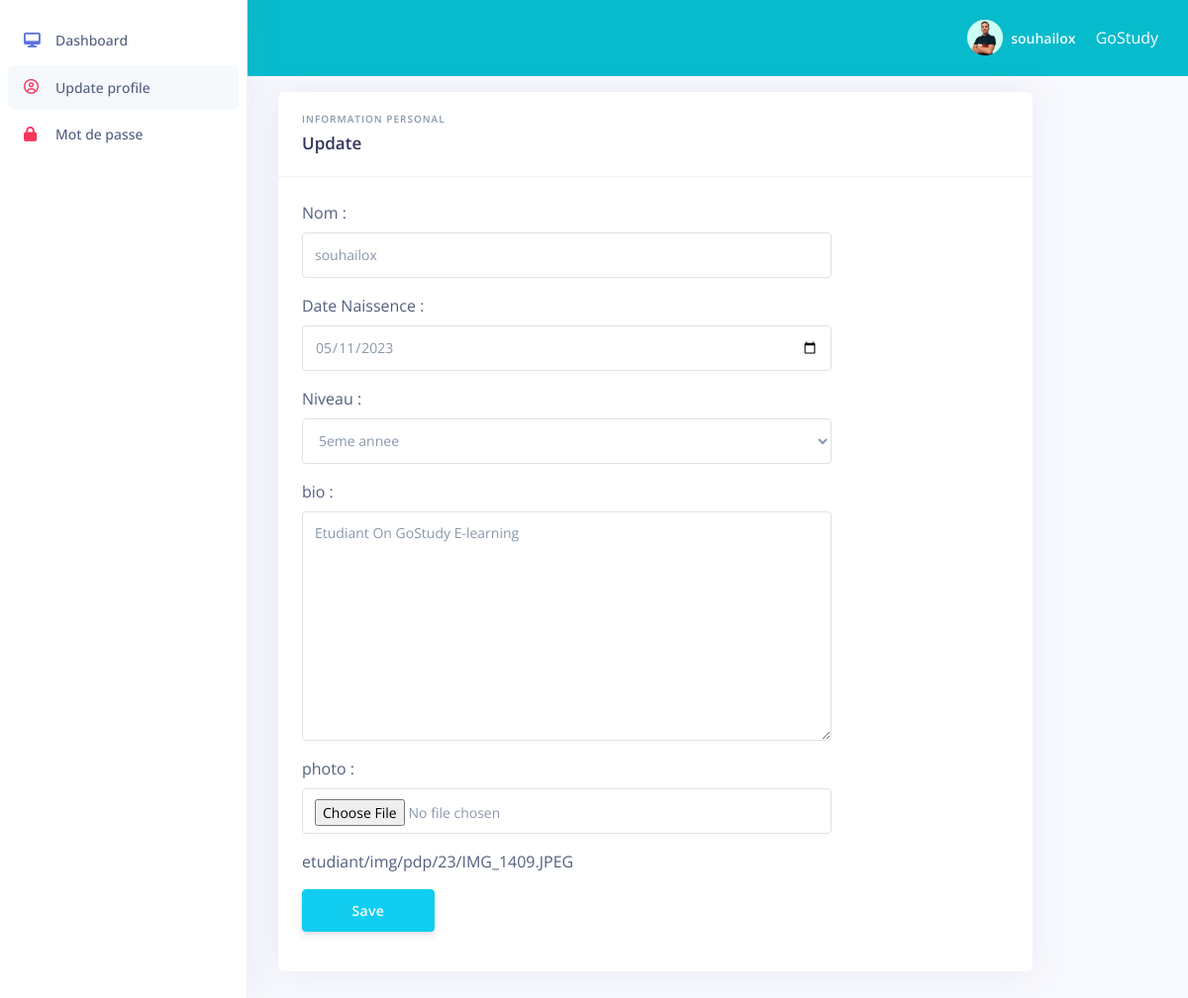
Screenshot of /etudiant/update/profile (signed in) with the database file from the repository.
### etudiant/models.py (models this page shows, shortened)
class etudiant(models.Model):
    user = models.OneToOneField(User, null=True,on_delete=models.CASCADE)
    nom = models.CharField(max_length=30)
    datenaissence = models.DateField(blank=True)
    photo = models.ImageField(upload_to='etudiant/img/pdp/%y',default='etudiant/img/pdp/23/def.png')
    levels = (
        ('1er annee','1er annee'),('2eme annee','2eme annee'),
        ('3eme annee','3eme annee'),('4eme annee','4eme annee'),
        ('5eme annee','5eme annee'),('6eme annee','6eme annee'),
    )
    NiveauEtudiant = models.CharField(max_length=50,choices=levels,blank=True)
    bio = models.TextField(null=True,blank=True,default="Etudiant On GoStudy E-learning")
    datecreation = models.DateTimeField(auto_now=True)
    course = models.ForeignKey(course,null=True,on_delete=models.CASCADE,blank=True)

### etudiant/views.py (the view)
# urls.py: path('update/profile',views.updateProfile,name='updateprofile'),
def updateProfile(request):
    et = etudiant.objects.all().get(user=request.user)
    if request.method == "POST":
       form =  etudForm(request.POST,request.FILES,instance=et)
       if form.is_valid():
            form.save()
    l = {
          'etd':et,
     }
    return render(request,'etudiant/update.html',l)

### templates/etudiant/update.html (shortened to what this page needs)
{% extends 'base/etudiant/navProfile.html' %}
{% block content %}
<div class="col-lg-10 m-3">
    <div class="card">
        <div class="card-header bg-transparent">
            <h6 class="text-uppercase text-muted ls-1 mb-1">information personal</h6>
            <h5 class="h3 mb-0">Update</h5>
        </div>
        <div class="card-body">
           <form action="" method="post" enctype="multipart/form-data">
            <div class="content w-75">
                <div class="mb-3">
            <label for="nom">Nom : </label>
            <input type="text" name="nom" id="" class="form-control" value="{{etd.nom}}">
                </div>
                <div class="mb-3">
            <label for="datenaissence">Date Naissence : </label>
            <input type="date" name="datenaissence" id="" class="form-control" value="{{etd.datenaissence|date:'Y-m-d'}}">
                </div>
                <div class="mb-3">
             <label for="Niveau">Niveau : </label>
            <select name="NiveauEtudiant" id="Niveau" class="form-control">
                {% if etd.NiveauEtudiant == '1er annee' %}
                            <option value="1er annee" selected>1er annee</option>
                            <option value="2eme annee">2eme annee</option>
                            <option value="3eme annee">3eme annee</option>
                            <option value="4eme annee">4eme annee</option>
                            <option value="5eme annee">5eme annee</option>
                            <option value="6eme annee">6eme annee</option>
                            {% elif etd.NiveauEtudiant == '5eme annee' %}
                            <option value="5eme annee" selected>5eme annee</option>
                            {% endif %}
            </select>
        </div>
        <div class="mb-3">
            <label for="bio">bio : </label>
            <textarea name="bio" id="" cols="30" rows="10" class="form-control">{{etd.bio}}</textarea>
        </div>
        <div class="mb-3">
            <label for="photo">photo : </label>
            <input type="file" name="photo" id="" class="form-control mb-3">
            {{etd.photo}}
        </div>
            <button type="submit" class="btn btn-info w-25" >Save</button>
            </div>
           </form>
        </div>
    </div>
</div>
{% endblock content %}

### templates/base/etudiant/navProfile.html (shortened to what this page needs)
{% load static %}
<head>
    <link rel="stylesheet" href="https://cdnjs.cloudflare.com/ajax/libs/font-awesome/5.15.2/css/all.min.css">
    <link rel="stylesheet" href="https://rawcdn.githack.com/Loopple/loopple-public-assets/ad60f16c8a16d1dcad75e176c00d7f9e69320cd4/argon-dashboard/css/nucleo/css/nucleo.css">
    <link rel="stylesheet" href="{% static 'profile/assets/css/theme.css' %}">
    <link rel="stylesheet" href="{% static 'profile/css/loopple/loopple.css' %}">
</head>
<body class="g-sidenav-show">
    <nav class="sidenav navbar navbar-vertical fixed-left navbar-expand-xs navbar-light bg-white loopple-fixed-start" id="sidenav-main" >
        <div class="navbar-inner">
            <div class="collapse navbar-collapse" id="sidenav-collapse-main">
                <ul class="navbar-nav">
                    <li class="nav-item"> <a class="nav-link" href="{% url 'profile' %}"> <i class="fa fa-desktop text-primary"></i> <span class="nav-link-text">Dashboard</span> </a> </li>
                    <li class="nav-item"> <a class="nav-link {% if request.resolver_match.url_name == 'updateprofile' %} active {% endif %}" href="{% url 'updateprofile' %}"> <i class="far fa-user-circle text-danger"></i> <span class="nav-link-text">Update profile</span> </a> </li>
                    <li class="nav-item"> <a class="nav-link" href="{% url 'updatePassword' %}"> <i class="fa fa-lock text-danger"></i> <span class="nav-link-text">Mot de passe</span> </a> </li>
                </ul>
            </div>
        </div>
    </nav>
    <div class="main-content" id="panel">
        <nav class="navbar navbar-top navbar-expand navbar-dark border-bottom bg-warning" id="navbarTop" style="background-color: #06bbcc !important;">
            <div class="container-fluid">
                <div class="collapse navbar-collapse" id="navbarSupportedContent">
                    <ul class="navbar-nav align-items-center  ml-auto ml-md-0 ">
                        <li class="nav-item dropdown"> <a class="nav-link pr-0" href="#" role="button" aria-haspopup="true" aria-expanded="false">
                                <div class="media align-items-center"> <span class="avatar avatar-sm rounded-circle"> <img alt="Image placeholder" src="{{etd.photo.url}}"> </span>
                                    <div class="media-body  ml-2  d-none d-lg-block"> <span class="mb-0 text-sm  font-weight-bold">{{etd.nom}}</span> </div>
                                </div>
                            </a>
                        </li>
                        <li class="nav-item dropdown"> <a class="nav-link pr-0" href="#" role="button" aria-haspopup="true" aria-expanded="false">
                            <div class="media align-items-center">    <a href="{% url 'home' %}" class="mb-2 text-white" >  GoStudy</a>
                            </div>
                    </li>
                    </ul>
                </div>
            </div>
        </nav>
        {% block content %}
        {% endblock content %}
    </div>
</body>

### rows the page displays
etudiant: photo (picture), nom "souhailox", datenaissence "05/11/2023", NiveauEtudiant "5eme annee", bio "Etudiant On GoStudy E-learning", photo "etudiant/img/pdp/23/IMG_1409.JPEG"
